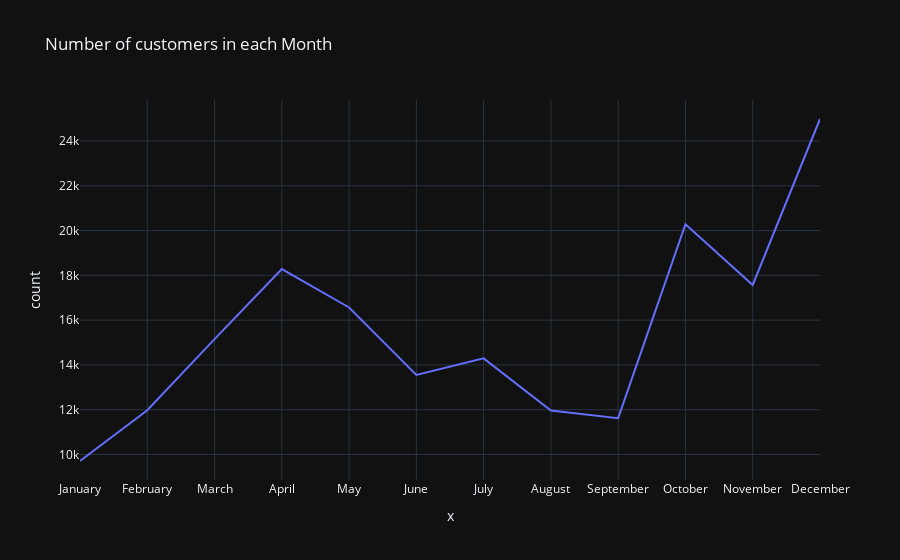

Notebook code for this chart:
### Code cell
a=data.groupby("Month")["Month"].count()
a=pd.DataFrame(a)
a.columns=["count"]

b=pd.DataFrame()
b["Month"]=months
b=pd.merge(b,a,on="Month")
b

plt.figure(figsize = (19, 10))

px.line(b, y = 'count',x=months,
        title = 'Number of customers in each Month', template = 'plotly_dark')

### Figure 1 — Plotly figure (JSON) as saved in the notebook; plotly's stock layout.template omitted (floating-point values rounded to 4 significant figures)
{"data": [{"hovertemplate": "x=%{x}<br>count=%{y}<extra></extra>", "legendgroup": "", "line": {"color": "#636efa", "dash": "solid"}, "marker": {"symbol": "circle"}, "mode": "lines", "name": "", "orientation": "v", "showlegend": false, "type": "scatter", "x": ["January", "February", "March", "April", "May", "June", "July", "August", "September", "October", "November", "December"], "xaxis": "x", "y": [9709, 11975, 15153, 18279, 16566, 13554, 14292, 11961, 11621, 20282, 17573, 24984], "yaxis": "y"}], "layout": {"legend": {"tracegroupgap": 0}, "title": {"text": "Number of customers in each Month"}, "xaxis": {"anchor": "y", "domain": [0, 1], "title": {"text": "x"}}, "yaxis": {"anchor": "x", "domain": [0, 1], "title": {"text": "count"}}}}
